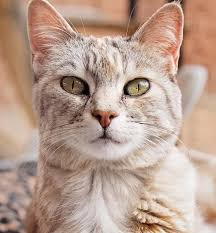
#> input picture opencv/data/cat images/cat-3.png, 216 x 233 px; its folder holds 4 pictures in this run
$ jupyter execute le_1.ipynb
#> lines starting #> are read from the running program, lines starting #| are printed output that depends on the picture
[cell 1]
import cv2 as cv
from PIL import Image
import numpy as np
from IPython.display import display
import os

BASE_DATA_DIR = "../data"
CATS = "/cat images"
VIDEOS = "/videos"

os.listdir(BASE_DATA_DIR + CATS)

[cell 2]
img = cv.imread(BASE_DATA_DIR + CATS + "/cat-3.png")
#> img is the input picture: shape (233, 216, 3); mean B, G, R 144.1, 158.7, 185.7
rgb = cv.cvtColor(img, cv.COLOR_BGR2RGB)
display(Image.fromarray(rgb))

[cell 3]
# Convert to grayscale
gray = cv.cvtColor(img, cv.COLOR_BGR2GRAY) # can also convert to other colors (cv.COLOR_...)
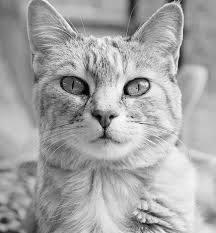
#> gray: shape (233, 216); min 2, max 254, mean 165.1

gray = cv.cvtColor(gray, cv.COLOR_BGR2RGB)
#> gray: shape (233, 216, 3)
display(Image.fromarray(gray))

[cell 4]
# blur image
# ksize is kernel size (has to be an odd number)
# increased ksize results in much more blur
blurred = cv.GaussianBlur(img, ksize=(5, 5), sigmaX=cv.BORDER_DEFAULT)
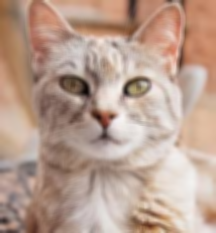
#> blurred: shape (233, 216, 3); mean B, G, R 144.1, 158.7, 185.7
blurred = cv.cvtColor(blurred, cv.COLOR_BGR2RGB)
display(Image.fromarray(blurred))

[cell 5]
# Edge Cascade (shows the edges of each object in the image)
edited = cv.Canny(img, threshold1=150, threshold2=100)
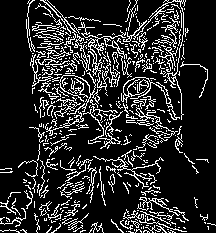
#> edited: shape (233, 216); 16.4% white in thin lines or dots
edited = cv.cvtColor(edited, cv.COLOR_BGR2RGB)
#> edited: shape (233, 216, 3); 16.4% white in thin lines or dots
display(Image.fromarray(edited))

[cell 6]
# blur and edge cascade (results in less edges than the normal image)
edited = cv.GaussianBlur(img, ksize=(3, 3), sigmaX=cv.BORDER_DEFAULT)
edited = cv.Canny(edited, threshold1=150, threshold2=100)
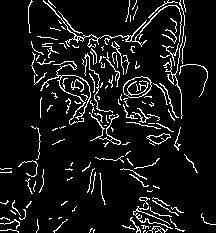
#> edited: shape (233, 216); 8.5% white in thin lines or dots
edited = cv.cvtColor(edited, cv.COLOR_BGR2RGB)
#> edited: shape (233, 216, 3); 8.5% white in thin lines or dots
display(Image.fromarray(edited))

[cell 7]
# Dilating the image (make the edges smoother)
edited = cv.GaussianBlur(img, ksize=(3, 3), sigmaX=cv.BORDER_DEFAULT)
edited = cv.Canny(edited, threshold1=150, threshold2=100)
dilated = cv.dilate(edited, kernel=(3, 3), iterations=2)
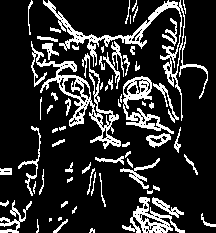
#> dilated: shape (233, 216); 17.6% white in thin lines or dots
dilated = cv.cvtColor(dilated, cv.COLOR_BGR2RGB)
#> dilated: shape (233, 216, 3); 17.6% white in thin lines or dots
display(Image.fromarray(dilated))

[cell 8]
# Eroding (the opposite of dilating) the dilated image
edited = cv.GaussianBlur(img, ksize=(3, 3), sigmaX=cv.BORDER_DEFAULT)
edited = cv.Canny(edited, threshold1=150, threshold2=100)
dilated = cv.dilate(edited, kernel=(3, 3), iterations=2)
eroded = cv.erode(dilated, kernel=(3, 3), iterations=2)
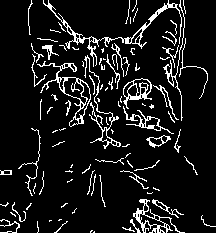
#> eroded: shape (233, 216); 9.8% white in thin lines or dots
dilated = cv.cvtColor(eroded, cv.COLOR_BGR2RGB)
#> dilated: shape (233, 216, 3); 9.8% white in thin lines or dots
display(Image.fromarray(dilated))

[cell 9]
# Resize
# interpolation=cv.INTER_AREA is useful if you want to resize the image to a smaller size
# interpolation=cv.INTER_LINEAR is useful if you want to resize the image to a larger size
# interpolation=cv.INTER_CUBIC is useful if you want to resize the image to a larger size (slower but better quality)
resized = cv.resize(img, dsize=(128, 128), interpolation=cv.INTER_AREA)
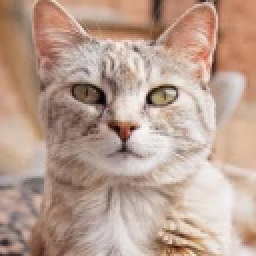
#> resized: shape (128, 128, 3) (shown 2 times larger); mean B, G, R 144.1, 158.7, 185.7
resized = cv.cvtColor(resized, cv.COLOR_BGR2RGB)
display(Image.fromarray(resized))

[cell 10]
# Cropping
cropped = img[50:150, 100:200]
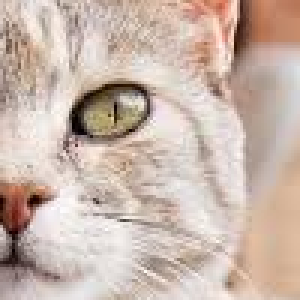
#> cropped: shape (100, 100, 3) (shown 3 times larger); mean B, G, R 171.9, 182.9, 202.2
cropped = cv.cvtColor(cropped, cv.COLOR_BGR2RGB)
display(Image.fromarray(cropped))
